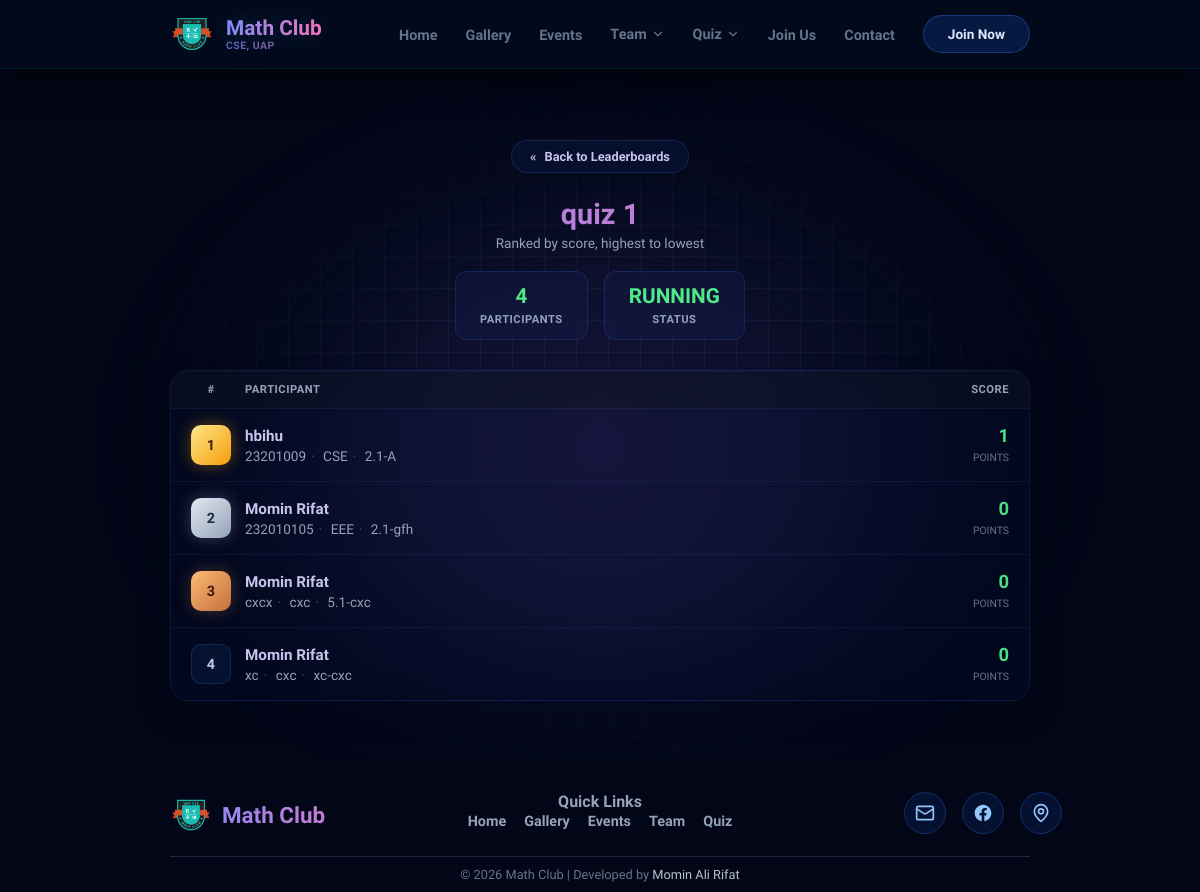
The page /quiz/leaderboard/6/ on the database as committed earlier.
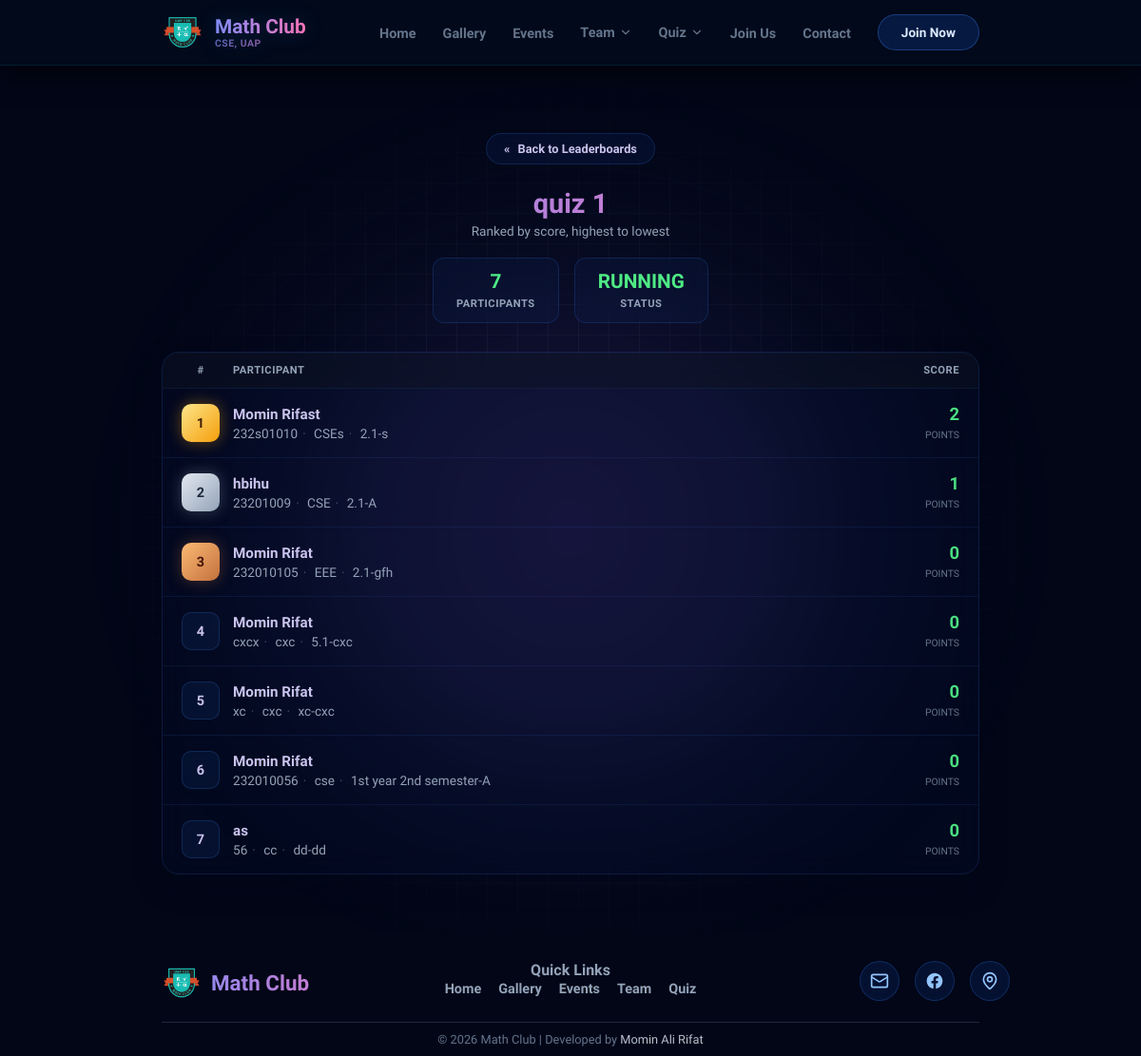
The same page on the database as committed later.
### quiz_app/models.py (models this page shows, shortened)
class Quiz(models.Model):
    title = models.CharField(max_length=255)
    description = models.TextField()
    start_time = models.DateTimeField()
    end_time = models.DateTimeField()
    is_published = models.BooleanField(default=False)
    class Meta:
        verbose_name_plural = "Quizzes"
    @property
    def status(self):
        now = timezone.now()
        if now < self.start_time:
            return "UPCOMING"
        elif self.start_time <= now <= self.end_time:
            return "RUNNING"
        else:
            return "FINISHED"

class Participant(models.Model):
    quiz = models.ForeignKey(Quiz, on_delete=models.CASCADE)
    name = models.CharField(max_length=255)
    student_id = models.CharField(max_length=20)
    uap_mail = models.EmailField()
    dept = models.CharField(max_length=50)
    semester = models.CharField(max_length=20)
    section = models.CharField(max_length=10)
    roll = models.CharField(max_length=20, null=True, blank=True)
    score = models.IntegerField(default=0)
    submitted_at = models.DateTimeField(auto_now_add=True)
    class Meta:
        unique_together = ('quiz', 'student_id')
        ordering = ['quiz', '-score']

### quiz_app/views.py (the view)
# urls.py: path('leaderboard/<int:quiz_id>/', views.quiz_leaderboard, name='quiz_leaderboard'),
def quiz_leaderboard(request, quiz_id):
    quiz = get_object_or_404(Quiz, id=quiz_id)
    participants = Participant.objects.filter(quiz=quiz).order_by('-score', 'submitted_at')
    ranked_participants = []
    for idx, p in enumerate(participants, start=1):
        ranked_participants.append({
            'rank': idx,
            'participant': p,
        })
    return render(request, 'quiz_app/leaderboard_detail.html', {
        'quiz': quiz,
        'ranked_participants': ranked_participants,
        'total_participants': participants.count(),
    })

### quiz_app/templates/quiz_app/leaderboard_detail.html (shortened to what this page needs)
{% extends 'base.html' %} {% load static %}  {% block content %}
<div class="page-wrapper">
  <div class="container">
    <div class="lb-header">
      <a href="{% url 'leaderboard_home' %}" class="lb-back">
        <span class="arrow">&laquo;</span> Back to Leaderboards
      </a>
      <h1 class="lb-title">{{ quiz.title }}</h1>
      <p class="lb-sub">Ranked by score, highest to lowest</p>
      <div class="lb-stats">
        <div class="lb-stat-box">
          <span class="lb-stat-number">{{ total_participants }}</span>
          <span class="lb-stat-label">Participants</span>
        </div>
        <div class="lb-stat-box">
          <span class="lb-stat-number">{{ quiz.status }}</span>
          <span class="lb-stat-label">Status</span>
        </div>
      </div>
    </div>
    {% if ranked_participants %}
    <div class="lb-table-wrapper">
      <div class="lb-row header-row">
        <span class="col-rank">#</span>
        <span class="col-info">Participant</span>
        <span class="col-score">Score</span>
      </div>
      {% for item in ranked_participants %}
      <div class="lb-row">
        <div
          class="lb-rank {% if item.rank == 1 %}gold{% elif item.rank == 2 %}silver{% elif item.rank == 3 %}bronze{% endif %}"
        >
          {{ item.rank }}
        </div>
        <div class="lb-info">
          <div class="lb-name">{{ item.participant.name }}</div>
          <div class="lb-meta">
            {{ item.participant.student_id }}<span class="dot">&middot;</span>
            {{item.participant.dept }}<span class="dot">&middot;</span>
            {{item.participant.semester }}-{{ item.participant.section }}
          </div>
        </div>
        <div class="lb-score">
          <span class="lb-score-number">{{ item.participant.score }}</span>
          <span class="lb-score-label">Points</span>
        </div>
      </div>
      {% endfor %}
    </div>
    {% else %}
    <div class="lb-empty">No participants have submitted this quiz yet.</div>
    {% endif %}
  </div>
</div>
{% endblock %}

### templates/base.html (shortened to what this page needs)
{% load static %}
<!DOCTYPE html>
<html lang="en">
  <head>
    <link rel="stylesheet" href="https://cdnjs.cloudflare.com/ajax/libs/font-awesome/6.5.0/css/all.min.css" />
    <link rel="stylesheet" href="{% static 'css/global.css' %}" />
    <link rel="stylesheet" href="https://cdnjs.cloudflare.com/ajax/libs/font-awesome/6.4.0/css/all.min.css" />
  </head>
  <body>
    <nav class="navbar" id="navbar">
      <div class="container">
        <a href="{% url 'home' %}" class="logo">
          <div class="logo-circle">
            <img src="{% static 'images/Math Club.png' %}" alt="Math Club Logo" class="logo-img" />
          </div>
          <div class="logo-text">
            <span>CSE, UAP</span>
          </div>
        </a>
        <ul class="nav-links" id="nav-menu">
          <li>
            <a href="{% url 'home' %}" id="nav-home">Home</a>
          </li>
          <li>
            <a href="{% url 'gallery' %}" id="nav-gallery">Gallery</a>
          </li>
          <li>
            <a href="{% url 'events' %}" id="nav-events">Events</a>
          </li>
          <li class="dropdown">
            <a href="#" class="dropdown-trigger">Team <i data-lucide="chevron-down" style="width: 14px;"></i></a>
          </li>
          <li class="dropdown">
            <a href="#" class="dropdown-trigger">Quiz <i data-lucide="chevron-down" style="width: 14px;"></i></a>
          </li>
          <li>
            <a href="{% url 'join' %}">Join Us</a>
          </li>
          <li>
            <a href="{% url 'contact' %}">Contact</a>
          </li>
          <li>
            <a href="{% url 'join' %}" class="btn-primaryjoin" style="padding: 10px 24px; font-size: 0.85rem;">Join Now</a>
          </li>
        </ul>
      </div>
    </nav>
    <main>
      {% block content %}
      {% endblock %}
    </main>
    <footer class="footer">
      <div class="container">
        <div class="footer-grid">
          <div class="footer-brand">
            <div class="footer-logo">
              <img src="{% static 'images/Math Club.png' %}" class="logo-img" />
              <span>Math Club</span>
            </div>
          </div>
          <div class="footer-links">
            <h4>Quick Links</h4>
            <ul>
              <li>
                <a href="{% url 'home' %}">Home</a>
              </li>
              <li>
                <a href="{% url 'gallery' %}">Gallery</a>
              </li>
              <li>
                <a href="{% url 'events' %}">Events</a>
              </li>
              <li>
                <a href="{% url 'active_team' %}">Team</a>
              </li>
              <li>
                <a href="{% url 'quiz' %}">Quiz</a>
              </li>
            </ul>
          </div>
          <div class="footer-contact-box">
            <div class="footer-contact">
              <a href="#"><i data-lucide="mail"></i></a>
              <a href="#">
              </a>
              <a href="#"><i data-lucide="map-pin"></i></a>
            </div>
          </div>
        </div>
        <div class="footer-info">
          <p>
            © 2026 Math Club | Developed by
            <a href="https://mominrifat8.onrender.com/" target="_blank">Momin Ali Rifat</a>
          </p>
        </div>
      </div>
    </footer>
  </body>
</html>

### quiz_app/templates/quiz_app/leaderboard_detail.html (style rules this page uses)
.page-wrapper { padding-top: 100px; flex: 1 0 auto; display: flex; flex-direction: column; margin-top: 40px; padding-bottom: 60px; }
.container { max-width: 900px; margin: 0 auto; padding: 0 20px; }
.lb-header { text-align: center; margin-bottom: 30px; }
.lb-back { display: inline-flex; align-items: center; gap: 8px; padding: 8px 18px; margin-bottom: 20px; color: #c9c3ed; text-decoration: none; font-size: 0.8rem; font-weight: 600; background: rgba(37, 99, 235, 0.08); border: 1px solid rgba(59, 130, 246, 0.2); border-radius: 100px; backdrop-filter: blur(10px); -webkit-backdrop-filter: blur(10px); transition: all 0.25s ease; }
.lb-back .arrow { transition: transform 0.25s ease; }
.lb-title { font-size: 1.8rem; font-weight: 800; margin: 4px 0; background: linear-gradient(to right, #818cf8, #f472b6); -webkit-background-clip: text; -webkit-text-fill-color: transparent; background-clip: text; }
.lb-sub { color: #94a3b8; font-size: 0.85rem; }
.lb-stats { display: flex; justify-content: center; gap: 16px; margin: 20px 0 30px; flex-wrap: wrap; }
.lb-stat-box { padding: 12px 24px; border-radius: 12px; background: rgba(37, 99, 235, 0.06); border: 1px solid rgba(59, 130, 246, 0.18); backdrop-filter: blur(10px); text-align: center; }
.lb-stat-number { display: block; font-size: 1.3rem; font-weight: 800; color: #4fea85; }
.lb-stat-label { font-size: 0.7rem; color: #94a3b8; text-transform: uppercase; letter-spacing: 0.5px; font-weight: 700; }
.lb-table-wrapper { border: 1px solid rgba(59, 130, 246, 0.18); border-radius: 18px; overflow: hidden; backdrop-filter: blur(14px); -webkit-backdrop-filter: blur(14px); box-shadow: inset 0 1px 0 rgba(255, 255, 255, 0.03), 0 12px 30px rgba(2, 6, 23, 0.25); }
.lb-row { display: flex; align-items: center; gap: 14px; padding: 16px 20px; border-bottom: 1px solid rgba(59, 130, 246, 0.1); background: rgba(37, 99, 235, 0.03); transition: background 0.2s ease; }
.lb-row:last-child { border-bottom: none; }
.lb-row.header-row { background: rgba(15, 23, 42, 0.4); font-size: 0.7rem; text-transform: uppercase; letter-spacing: 0.5px; color: #94a3b8; font-weight: 700; padding: 12px 20px; }
.lb-rank { flex-shrink: 0; width: 40px; height: 40px; border-radius: 10px; display: flex; align-items: center; justify-content: center; font-weight: 800; font-size: 0.9rem; color: #c9c3ed; background: rgba(59, 130, 246, 0.08); border: 1px solid rgba(59, 130, 246, 0.2); }
.lb-rank.gold { background: linear-gradient(135deg, #fde68a, #f59e0b); color: #422006; border: none; box-shadow: 0 0 16px rgba(245, 158, 11, 0.4); }
.lb-rank.silver { background: linear-gradient(135deg, #e2e8f0, #94a3b8); color: #1e293b; border: none; box-shadow: 0 0 16px rgba(148, 163, 184, 0.35); }
.lb-rank.bronze { background: linear-gradient(135deg, #fdba74, #c2703d); color: #431407; border: none; box-shadow: 0 0 16px rgba(194, 112, 61, 0.35); }
.lb-info { flex-grow: 1; min-width: 0; }
.lb-name { font-weight: 700; color: #c9c3ed; font-size: 0.95rem; white-space: nowrap; overflow: hidden; text-overflow: ellipsis; }
.lb-meta { font-size: 0.85rem; color: #94a3b8; margin-top: 3px; white-space: nowrap; overflow: hidden; text-overflow: ellipsis; }
.lb-meta .dot { color: #475569; margin: 0 5px; }
.lb-score { flex-shrink: 0; text-align: right; }
.lb-score-number { display: block; font-size: 1.15rem; font-weight: 800; color: #4ade80; }
.lb-score-label { font-size: 0.65rem; color: #64748b; text-transform: uppercase; }
.col-rank { width: 40px; text-align: center; flex-shrink: 0; }
.col-info { flex-grow: 1; }
.col-score { width: 90px; text-align: right; flex-shrink: 0; }

Rows that differ between the two databases and show on the page:
added Participant: rank "1", participant.name "Momin Rifast", participant.student_id "232s01010", participant.dept "CSEs", participant.semester "2.1", participant.section "s", participant.score "2"
computed for Participant "hbihu": rank "1" → "2"
computed for Participant "EEE": rank "2" → "3"
computed for Participant "cxcx": rank "3" → "4"
computed for Participant "xc": rank "4" → "5"
added Participant: rank "6", participant.name "Momin Rifat", participant.student_id "232010056", participant.dept "cse", participant.semester "1st year 2nd semester", participant.section "A", participant.score "0"
added Participant: rank "7", participant.name "as", participant.student_id "56", participant.dept "cc", participant.semester "dd", participant.section "dd", participant.score "0"
Other text that changed with them:
{{ total_participants }}: "4" → "7"
